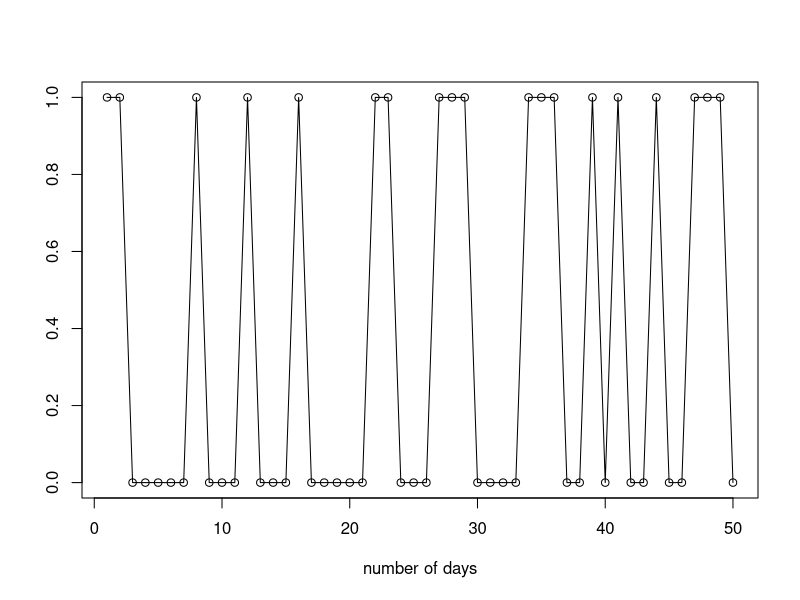
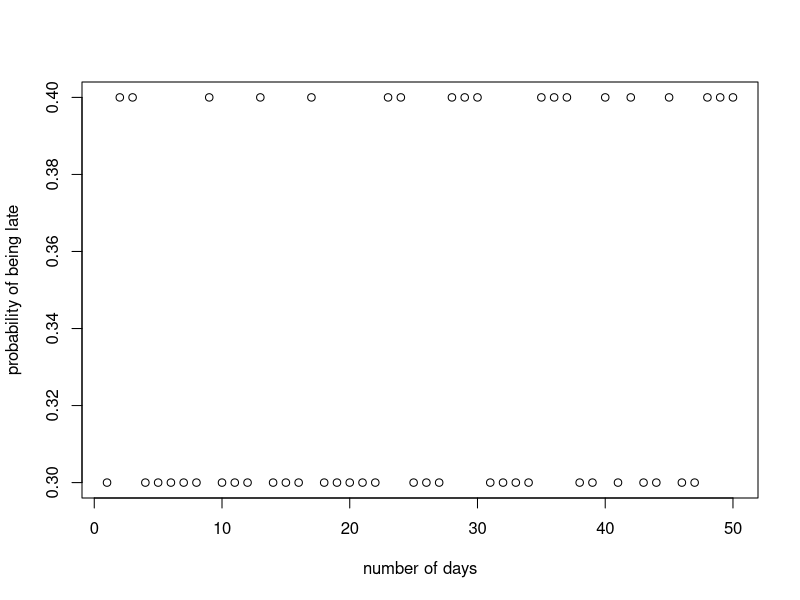
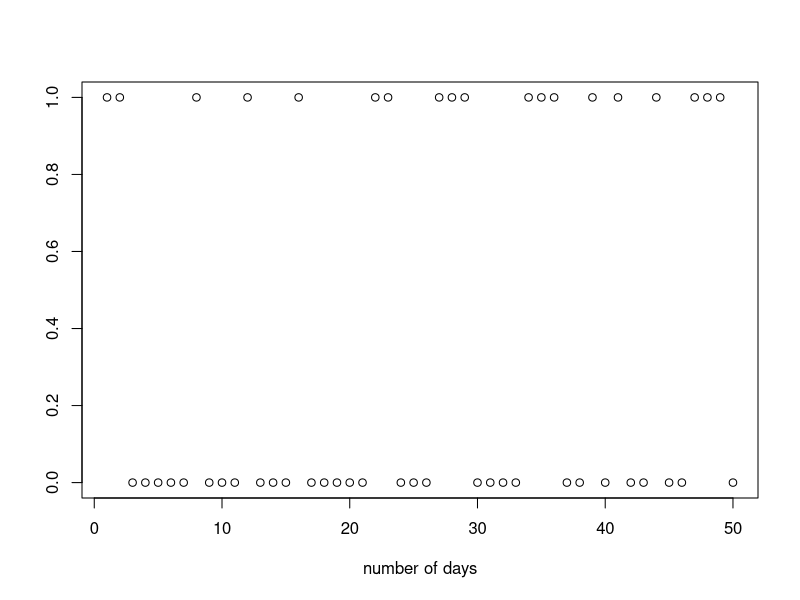

Reproduce these figures in R, in order.
## ---- chunk 1
# initialise the transition matirx
P <-  matrix(c(0.3, 0.4, 0.7, 0.6), nrow = 2)
rownames(P) <- c("l","p")
colnames(P) <- c("l","p")
# note / check that all rows sum up to 1
P
rowSums(P)
## ---- chunk 2
# package for calculating matrix exponentials
# you might need to install this the first time you run this code.
# install.packages(expm)
library("expm")
## ---- chunk 3
# transition probability after 2 days
P %*% P
# note / check that all rows sum up to 1
rowSums(P)
## ---- chunk 4
# transition probability after 10 days
P %^% 10

# transition probability after 50 days
P %^% 50
## ---- chunk 5
# the analytical stationary distribtuion is
pi <- c(4/11, 7/11)
names(pi) <- c("l", "p")
# we veryfy that pi is a stationary distribtuion, that is pi * P = pi
t(pi) %*% P
pi
all.equal(t(pi) %*% P, t(pi))
## ---- chunk 6
# probability of student 1 at induction day  
student1_x0 <- c(0.5, 0.5)

# probability at the first day
student1_x0 %*% P

# probability at the 5th day
student1_x0 %*% (P %^% 5)

# probability at the 100th day
student1_x0 %*% (P %^% 100)

## ---- chunk 7
# probability of student 2 at induction day  
student2_x0 <- c(0.2, 0.8)

# probability at the first day
student2_x0 %*% P

# probability at the 5th day
student2_x0 %*% (P %^% 5)

# probability at the 100th day
student2_x0 %*% (P %^% 100)
## ---- chunk 8
# probability of student 3 at induction day 
student3_x0 <- c(0.7, 0.3)

# probability at the first day
student3_x0 %*% P

# probability at the 5th day
student3_x0 %*% (P %^% 5)

# probability at the 100th day
student3_x0 %*% (P %^% 100)
## ---- chunk 9
# set the seed for generating random variables (for reproducability) 
# set.seed(2019)
# number of days (length of simulated sample path)
n <- 50
# initialise the sample path
sample_path <- rep(0, lenthought = n)
# initialise the probability that the student is late
late <- rep(0, lenthought = n)

# initial value at induction day
x0 = c(1, 0)
# probability that the student is late on the first day
late[1] <- (x0 %*% P)[1]
sample_path[1] <- rbinom(1, 1, late[1])


for(i in 2:n){
  # probability that the student is late at day n
  x_n1 <- c(0,0); x_n1[ifelse(sample_path[i-1]==0,1,2)] = 1 #Defien vector X_n of last realization
  late[i] <- (x_n1 %*% P)[1]
  # genearte a Bernoulli random variable with probability = late
  sample_path[i] <- rbinom(1, 1, late[i])
}

#par(mfrow=c(1,2))
#plot(seq(1,n), late, xlab = "number of days", ylab = "probability of being late")

plot(seq(1, n), sample_path,
     xlab = "number of days", ylab = " ", type= "o")
## ---- chunk 10
# par(mfrow=c(1,2))
plot(seq(1,n), late, xlab = "number of days", ylab = "probability of being late")

plot(seq(1, n), sample_path,
     xlab = "number of days", ylab = " ")
